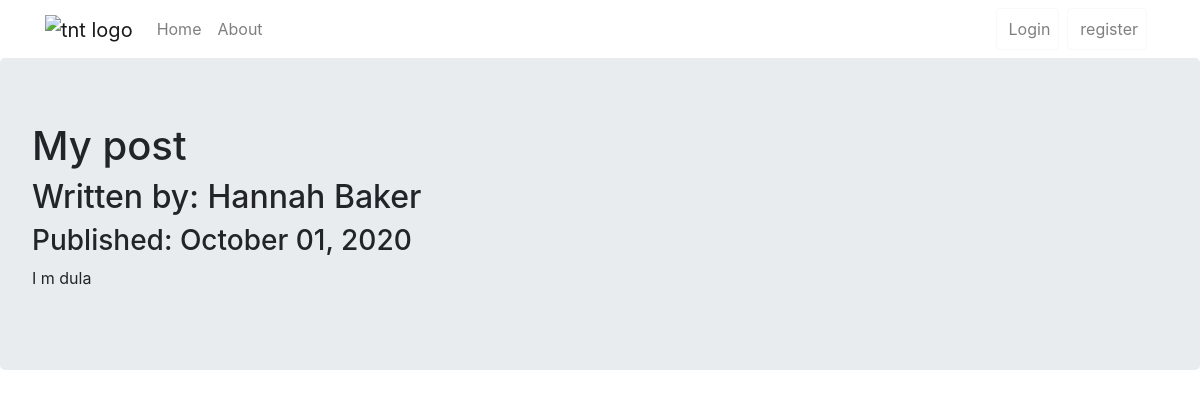
Page /3 on the committed database.
### tntblog/models.py (models this page shows, shortened)
class BlogPost(db.Model):
    users = db.relationship(User)
    id = db.Column(db.Integer,primary_key=True)
    user_id = db.Column(db.Integer,db.ForeignKey('users.id'),nullable = False)
    date = db.Column(db.DateTime,nullable=False,default=datetime.utcnow)
    title = db.Column(db.String(144),nullable=False)
    text = db.Column(db.Text,nullable=False)

class User(db.Model,UserMixin):
    __tablename__ = 'users'
    id = db.Column(db.Integer,primary_key=True)
    profile_image = db.Column(db.String(64),nullable=False,default='default_profile.png')
    email = db.Column(db.String(64),unique=True,index=True)
    username = db.Column(db.String(64),unique=True,index=True)
    password_hash = db.Column(db.String(128))
    posts = db.relationship('BlogPost',backref='author',lazy=True)

### tntblog/users/views.py (the view)
@users.route('/<username>')
def user_posts(username):
    page = request.args.get('page',1,type=int)
    user = User.query.filter_by(username=username).first_or_404()
    blog_posts = BlogPost.query.filter_by(author=user).order_by(BlogPost.date.desc()).paginate(page=page,per_page=5)
    return render_template('user_blog_posts.html',blog_posts=blog_posts,user=user)

### tntblog/blog_posts/views.py (called while the page is built)
@blog_posts.route('/<int:blog_post_id>')
def blog_post(blog_post_id):
    blog_post = BlogPost.query.get_or_404(blog_post_id)
    return render_template('blog_post.html',title=blog_post.title,date=blog_post.date,post=blog_post)

### tntblog/templates/blog_post.html (shortened to what this page needs)
{% extends 'base.html' %}
{% block content %}
   <div class="jumbotron">
       <h1>{{title}}</h1>
       <h2>Written by: {{post.author.username}}</h2>
       <h3>Published: {{post.date.strftime('%B %d, %Y')}}</h3>
       <p>{{post.text}}</p>
   </div>
{% endblock  %}

### rows in the picture
BlogPost: title "My post", date "October 01, 2020", text "I m dula"
User: author.username "Hannah Baker"
